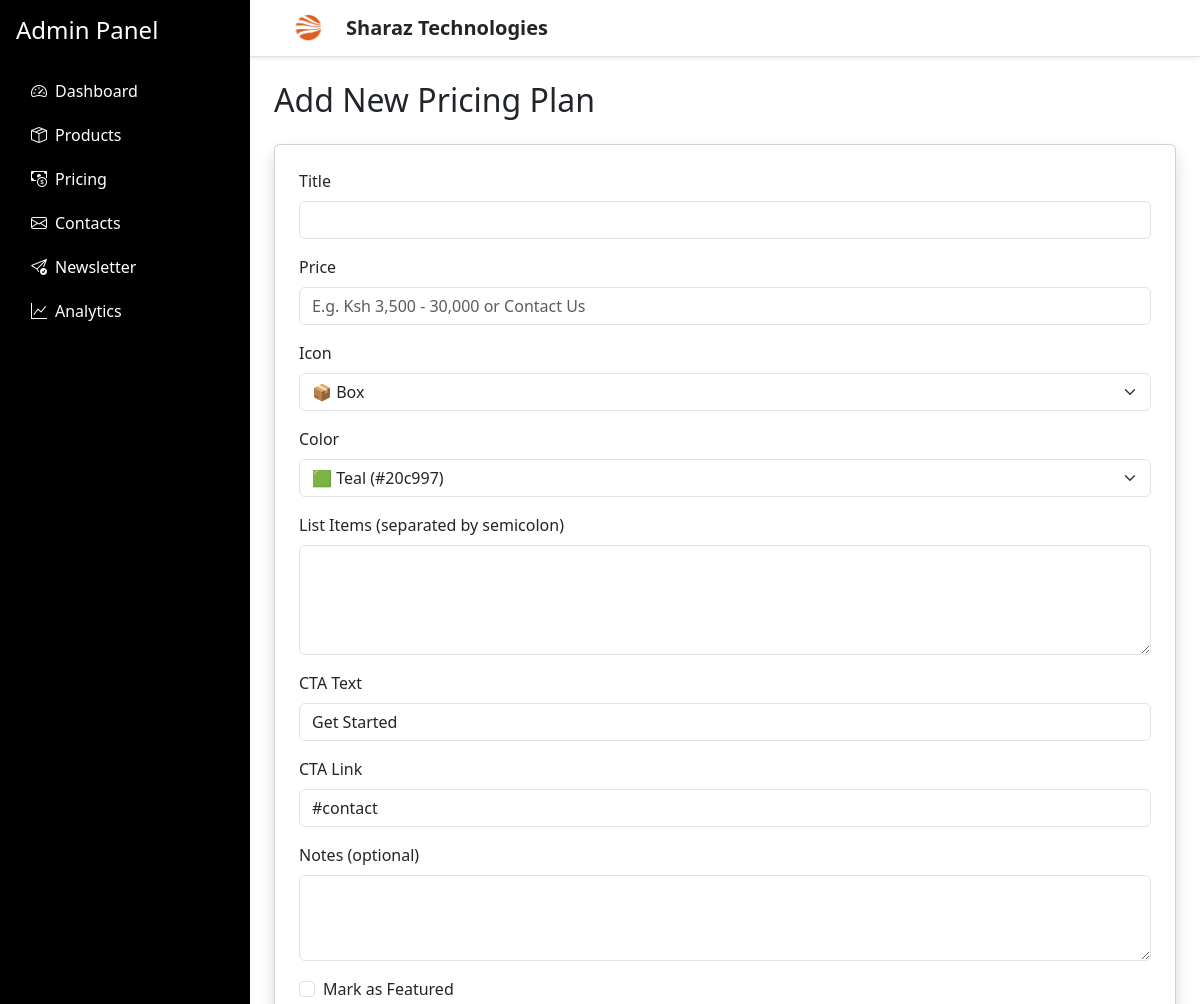
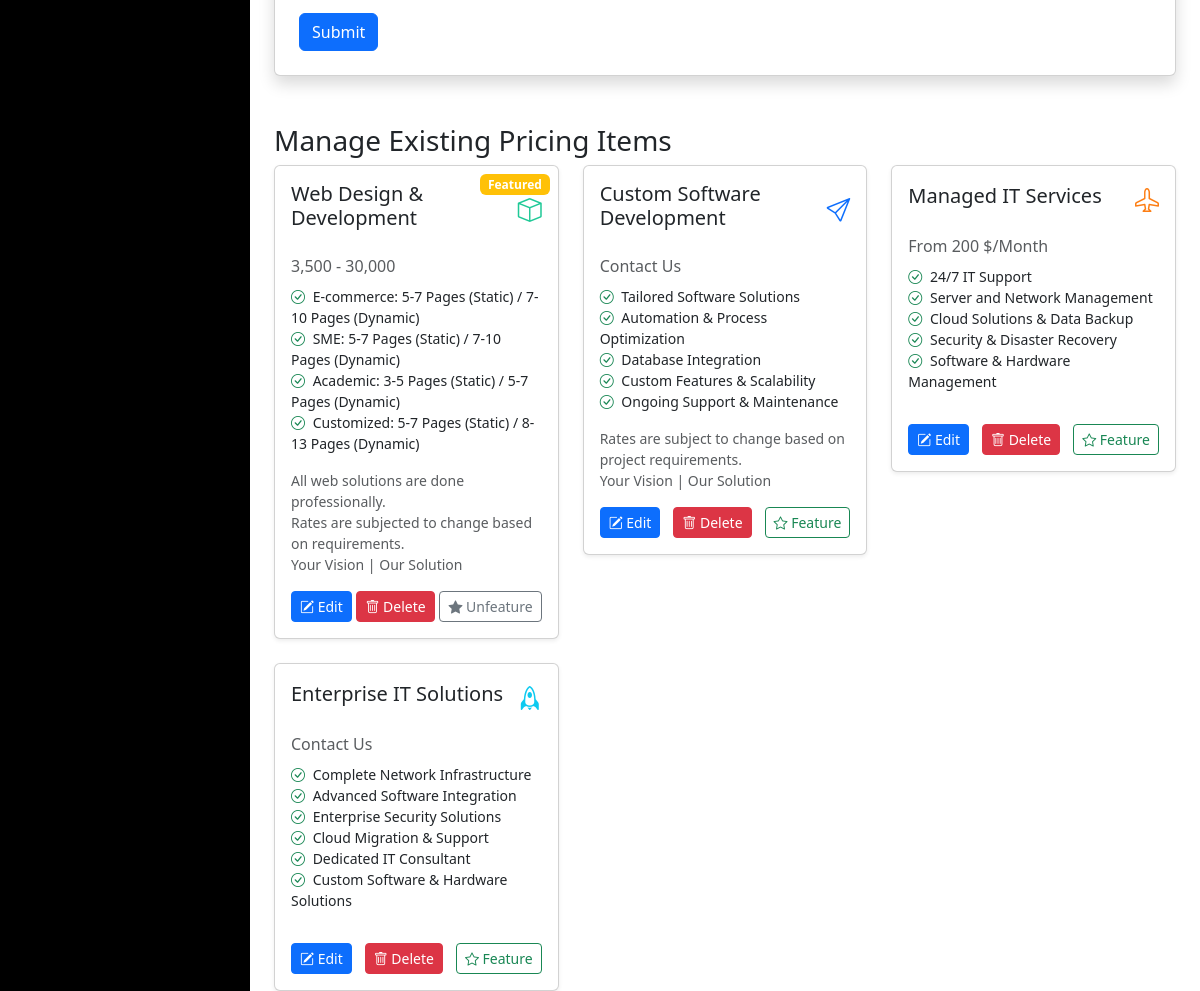
The page /Backend/pages/pricing.php on the database its author committed (2 pictures, top to bottom).
### tables this page shows
CREATE TABLE `pricing` (
  `id` int(11) NOT NULL,
  `title` varchar(255) NOT NULL,
  `price_label` varchar(100) DEFAULT NULL,
  `icon_class` varchar(100) DEFAULT NULL,
  `icon_color` varchar(50) DEFAULT NULL,
  `features` text DEFAULT NULL,
  `notes` text DEFAULT NULL,
  `cta_text` varchar(100) DEFAULT 'Get Started',
  `cta_link` varchar(255) DEFAULT '#contact',
  `featured` tinyint(1) DEFAULT 0,
  `created_at` timestamp NOT NULL DEFAULT current_timestamp()
);

### Backend/pages/pricing.php (the view, shortened to what this page needs)
<?php include '../includes/header.php'; ?>
<?php
require_once '../includes/config.php';
$isEdit = isset($_GET['edit']) && is_numeric($_GET['edit']);
$editItem = null;
?>
<div class="container mt-4">
  <h2><?= $isEdit ? 'Edit' : 'Add New' ?> Pricing Plan</h2>
  <div class="card shadow p-4 my-4">
    <form method="POST" action="../forms/submit_pricing.php">
      <div class="mb-3">
        <label class="form-label">Title</label>
        <input type="text" name="title" class="form-control" required value="<?= $editItem['title'] ?? '' ?>">
      </div>
      <div class="mb-3">
        <label class="form-label">Price</label>
        <input type="text" name="price" class="form-control" required placeholder="E.g. Ksh 3,500 - 30,000 or Contact Us" value="<?= $editItem['price_label'] ?? '' ?>">
      </div>
      <div class="mb-3">
        <label class="form-label">Icon</label>
        <select name="icon" class="form-select" required>
          <?php
          $icons = ['bi-box' => '📦 Box', 'bi-send' => '✉️ Send', 'bi-airplane' => '✈️ Airplane', 'bi-rocket' => '🚀 Rocket'];
          foreach ($icons as $val => $label) {
              $selected = ($editItem['icon_class'] ?? '') === $val ? 'selected' : '';
              echo "<option value='$val' $selected>$label</option>";
          }
          ?>
        </select>
      </div>
      <div class="mb-3">
        <label class="form-label">Color</label>
        <select name="color" class="form-select" required>
          <?php
          $colors = [
              '#20c997' => '🟩 Teal',
              '#0dcaf0' => '🔵 Cyan',
              '#fd7e14' => '🟧 Orange',
              '#0d6efd' => '🔷 Blue'
          ];
          foreach ($colors as $val => $label) {
              $selected = ($editItem['icon_color'] ?? '') === $val ? 'selected' : '';
              echo "<option value='$val' style='color:$val' $selected>$label ($val)</option>";
          }
          ?>
        </select>
      </div>
      <div class="mb-3">
        <label class="form-label">List Items (separated by semicolon)</label>
        <textarea name="description" rows="4" class="form-control" required><?= isset($editItem['features']) ? str_replace("\n", "; ", $editItem['features']) : '' ?></textarea>
      </div>
      <div class="mb-3">
        <label class="form-label">CTA Text</label>
        <input type="text" name="cta_text" class="form-control" value="<?= $editItem['cta_text'] ?? 'Get Started' ?>">
      </div>
      <div class="mb-3">
        <label class="form-label">CTA Link</label>
        <input type="text" name="cta_link" class="form-control" value="<?= $editItem['cta_link'] ?? '#contact' ?>">
      </div>
      <div class="mb-3">
        <label class="form-label">Notes (optional)</label>
        <textarea name="note" class="form-control" rows="3"><?= $editItem['notes'] ?? '' ?></textarea>
      </div>
      <div class="form-check mb-3">
        <input type="checkbox" name="featured" class="form-check-input" <?= !empty($editItem['featured']) ? 'checked' : '' ?>>
        <label class="form-check-label">Mark as Featured</label>
      </div>
      <button type="submit" class="btn btn-primary"><?= $isEdit ? 'Update' : 'Submit' ?></button>
    </form>
  </div>
</div>
<?php
$stmt = $pdo->query("SELECT * FROM pricing ORDER BY featured DESC, id ASC");
$pricingItems = $stmt->fetchAll();
?>
<div class="container mt-5">
  <h3>Manage Existing Pricing Items</h3>
  <div class="row gy-4">
    <?php foreach ($pricingItems as $item): ?>
      <div class="col-md-6 col-lg-4">
        <div class="card shadow-sm p-3 position-relative">
          <?php if ($item['featured']): ?>
            <span class="badge bg-warning position-absolute top-0 end-0 m-2">Featured</span>
          <?php endif; ?>
          <div class="d-flex justify-content-between align-items-center mb-3">
            <h5><?= htmlspecialchars($item['title']) ?></h5>
            <i class="<?= $item['icon_class'] ?> fs-4" style="color: <?= $item['icon_color'] ?>"></i>
          </div>
          <div class="text-muted mb-2"><?= htmlspecialchars($item['price_label']) ?></div>
          <ul class="small list-unstyled">
            <?php foreach (explode("\n", $item['features']) as $feature): ?>
              <li><i class="bi bi-check-circle text-success me-1"></i> <?= htmlspecialchars($feature) ?></li>
            <?php endforeach; ?>
          </ul>
          <p class="small text-muted"><?= nl2br(htmlspecialchars($item['notes'])) ?></p>
          <div class="d-flex justify-content-between">
            <a href="?edit=<?= $item['id'] ?>" class="btn btn-sm btn-primary"><i class="bi bi-pencil-square"></i> Edit</a>
            <a href="../forms/actions.php?id=<?= $item['id'] ?>&type=pricing&action=delete" class="btn btn-sm btn-danger" onclick="return confirm('Are you sure you want to Delete this item?')"><i class="bi bi-trash"></i> Delete</a>
            <form method="POST" action="../forms/actions.php">
              <button class="btn btn-sm btn-outline-<?= $item['featured'] ? 'secondary' : 'success' ?>"><i class="bi bi-star<?= $item['featured'] ? '-fill' : '' ?>"></i> <?= $item['featured'] ? 'Unfeature' : 'Feature' ?></button>
            </form>
          </div>
        </div>
      </div>
    <?php endforeach; ?>
  </div>
</div>
<?php include '../includes/footer.php'; ?>

### Backend/css/style.css (style rules this page uses)
body { font-family: 'Segoe UI', sans-serif; background-color: #f1f2f6; }
a { text-decoration: none !important; }

### rows shown on the page
pricing: featured "Featured", title "Web Design & Development", price_label "3,500 - 30,000", features "E-commerce: 5-7 Pages (Static) / 7-10 Pages (Dynamic)", features "SME: 5-7 Pages (Static) / 7-10 Pages (Dynamic)", features "Academic: 3-5 Pages (Static) / 5-7 Pages (Dynamic)", features "Customized: 5-7 Pages (Static) / 8-13 Pages (Dynamic)", notes "All web solutions are done professionally. Rates are subjected to change based on requirements. Your Vision | Our Solution"
pricing: title "Custom Software Development", price_label "Contact Us", features "Tailored Software Solutions", features "Automation & Process Optimization", features "Database Integration", features "Custom Features & Scalability", features "Ongoing Support & Maintenance", notes "Rates are subject to change based on project requirements. Your Vision | Our Solution", featured 0 (drawn)
pricing: title "Managed IT Services", price_label "From 200 $/Month", features "24/7 IT Support", features "Server and Network Management", features "Cloud Solutions & Data Backup", features "Security & Disaster Recovery", features "Software & Hardware Management", featured 0 (drawn)
pricing: title "Enterprise IT Solutions", price_label "Contact Us", features "Complete Network Infrastructure", features "Advanced Software Integration", features "Enterprise Security Solutions", features "Cloud Migration & Support", features "Dedicated IT Consultant", features "Custom Software & Hardware Solutions", featured 0 (drawn)

### other values the page prints
form field icon "📦 Box"
form field color "🟩 Teal (#20c997)"
